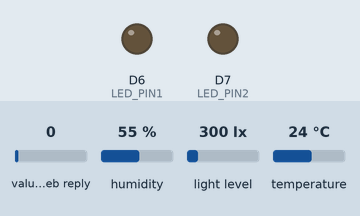
Bench run of a sketch on a simulated ESP8266 (NodeMCU). Parts: output pins drawn as LEDs (lit = HIGH). The test bench sets the inputs (shaded band); at power-on: value in the web reply 0, humidity 55 %, light level 300 lx, temperature 24 °C. WiFi joins after 1.5 s; servers stay silent unless stated; web services answer with replies made up by the test bench; what the sketch prints to the serial monitor is not drawn.

Above: at 0.1 s.
At 1.6 s:
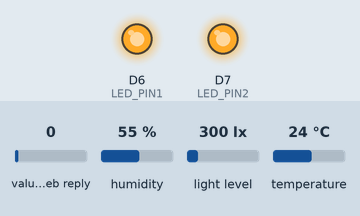
Timing chart, 0 to 3.1 s (numbered marks = the images above):
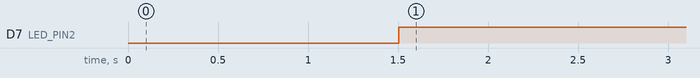

The sketch:

lab4.ino
```cpp
#include <DHT.h>
#include <ESP8266WiFi.h>
#include <Wire.h>
#include "DHT.h"
#include <BH1750.h>
#include <ArduinoJson.h>

#define DHTPIN D2
#define DHTTYPE DHT22
#define LED_PIN1 D6
#define LED_PIN2 D7
#define BH1750_ADDRESS A0
DHT dht(DHTPIN, DHTTYPE);
BH1750 lightMeter(BH1750_ADDRESS);

float humi;
float temp;
float lux;

//WiFiSetting
const char* ssid = "Ahihi";
const char* password = "1236uitt";

WiFiClient client;

//ThingSpeakSetting
const int channelID = 2548945;
String writeAPIKey = "2AUH373HEDETRL9K";
String readAPIKey = "EFU9QQ9QK6LNJKLO";
const char* server = "api.thingspeak.com";

//FunctionDeclare
void wifiSetup();
void thingConnect();
void readSensor(void);
void printData(void);
void fetchData();

void setup() {
  Serial.begin(9600);
  Serial.println("Start Reading Sensor!\n");
  dht.begin();
  Wire.begin();
  lightMeter.begin();
  wifiSetup();
  pinMode(LED_PIN1, OUTPUT);
  pinMode(LED_PIN2, OUTPUT);
}

void loop() {
  digitalWrite(LED_PIN1, HIGH);
  digitalWrite(LED_PIN2, HIGH);
  thingConnect();
  readSensor();
  printData();
  fetchData();
}

void wifiSetup() {
  Serial.print("Connecting");
  WiFi.begin(ssid, password);
  while (WiFi.status() != WL_CONNECTED) {
    Serial.print(".");
    delay(100);
  }
  Serial.print("\r\nWiFi connected");
}

void thingConnect() {
  if (client.connect(server, 80)) {
    String body = "field1=" + String(temp, 1) + "&field2=" + String(humi, 1) + "&field3=" + String(lux, 1);
    client.print("POST /update HTTP/1.1\n");
    client.print("Host: api.thingspeak.com\n");
    client.print("Connection: close\n");
    client.print("X-THINGSPEAKAPIKEY: " + writeAPIKey + "\n");
    client.print("Content-Type: application/x-www-form-urlencoded\n");
    client.print("Content-Length: ");
    client.print(body.length());
    client.print("\n\n");
    client.print(body);
    client.print("\n\n");
  }
}

void printData(void) {
  Serial.printf("Temp: %s°C - Hum: %s% - Lux: %s%\r\n", String(temp, 1).c_str(), String(humi, 1).c_str(), String(lux, 1).c_str());
}

void readSensor(void) {
  temp 	= dht.readTemperature();
  humi 	= dht.readHumidity();
  lux = lightMeter.readLightLevel();
}
void fetchData() {
  if (client.connect(server, 80)) {
    String url = "/channels/" + String(channelID) + "/feeds.json?api_key=" + readAPIKey + "&results=1";
    client.print(String("GET ") + url + " HTTP/1.1\r\n" +
                 "Host: " + server + "\r\n" +
                 "Connection: close\r\n\r\n");

    String line;
    while (client.connected() || client.available()) {
      if (client.available()) {
        line = client.readStringUntil('\n');
        if (line.startsWith("{\"feeds\"")) {
          parseAndControlLEDs(line);
          break;
        }
      }
    }
  }
  client.stop();
}

void parseAndControlLEDs(const String &data) {
  StaticJsonDocument<1024> jsonBuffer;
  DeserializationError error = deserializeJson(jsonBuffer, data);

  if (error) {
    Serial.print(F("deserializeJson() failed: "));
    Serial.println(error.f_str());
    return;
  }

  JsonObject feeds = jsonBuffer["feeds"][0];
  String field4 = feeds["field4"];
  String field5 = feeds["field5"];

  if (field4 == "1") {
    digitalWrite(LED_PIN1, HIGH);
  } else {
    digitalWrite(LED_PIN1, LOW);
  }

  if (field5 == "1") {
    digitalWrite(LED_PIN2, HIGH);
  } else {
    digitalWrite(LED_PIN2, LOW);
  }
}
```

Measured:
- by itself, D7 (LED_PIN2): LOW → HIGH at 1.5 s
